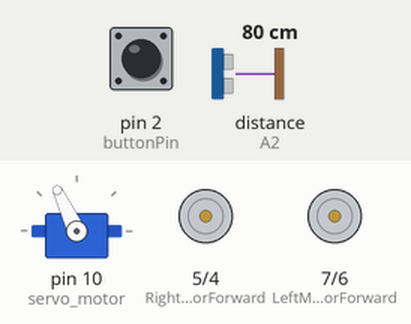
Simulated run of this sketch. Board: Arduino Uno, built with avr-gcc and run on an emulated ATmega328P. On the bench: servo, motor-driver pin pairs drawn as motors (green arrow = first pin HIGH = forward, orange = second pin HIGH = backward, longer = more drive). The test bench sets the inputs (shaded band); at power-on: pin 2 (buttonPin) HIGH, distance to the obstacle (sensor on A2) 80 cm. The echo pulse lasts 58.3 µs per cm.

Above: at 3.2 s.
3.3 s: pin 2 (buttonPin) pulled LOW for 0.15 s
At 4.5 s:
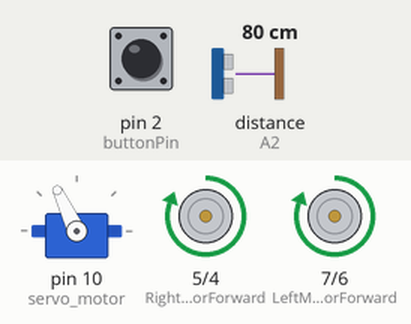
4.9 s: distance to the obstacle (sensor on A2) set to 40 cm
6.4 s: distance to the obstacle (sensor on A2) set to 33 cm
At 7.9 s:
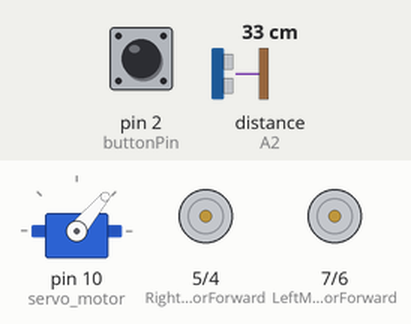
9.4 s: distance to the obstacle (sensor on A2) set to 60 cm
At 10.8 s:
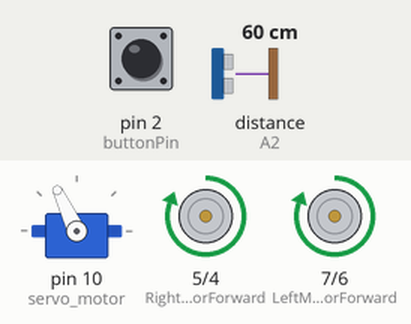
11.1 s: pin 2 (buttonPin) pulled LOW for 1 s
At 11.7 s:
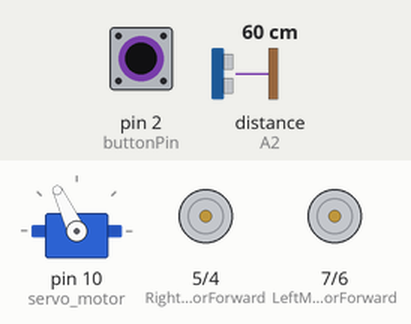
Timing chart, 0 to 14.1 s (numbered marks = the images above; inputs shaded):
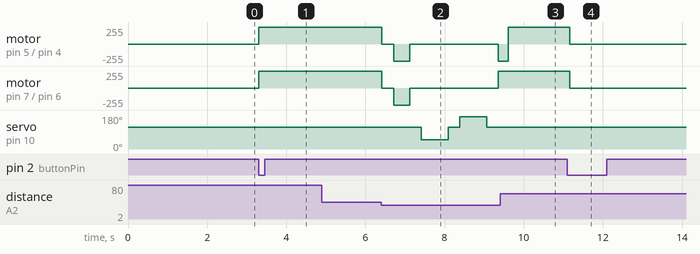

The sketch:

ObstacleAvoidingCar.ino
```cpp
#include <Servo.h>
#include <NewPing.h>

const int LeftMotorForward = 7;
const int LeftMotorBackward = 6;
const int RightMotorForward = 5;
const int RightMotorBackward = 4;


#define trig_pin A1
#define echo_pin A2

#define maximum_distance 200
boolean goesForward = false;
int distance = 100;

NewPing sonar(trig_pin, echo_pin, maximum_distance);
Servo servo_motor;


const int buttonPin = 2;
boolean robotEnabled = false;
boolean lastButtonState = HIGH;
unsigned long lastDebounceTime = 0;
unsigned long debounceDelay = 50;

void setup() {
  pinMode(RightMotorForward, OUTPUT);
  pinMode(LeftMotorForward, OUTPUT);
  pinMode(LeftMotorBackward, OUTPUT);
  pinMode(RightMotorBackward, OUTPUT);

  servo_motor.attach(10);
  servo_motor.write(115);
  delay(2000);

  pinMode(buttonPin, INPUT_PULLUP);

}

void loop() {
  int reading = digitalRead(buttonPin);

  if (reading != lastButtonState) {
    if ((millis() - lastDebounceTime) > debounceDelay) {
      if (reading == LOW) {
        robotEnabled = !robotEnabled;
        if (robotEnabled) {
          moveForward();
        } else {
          moveStop();
        }
      }
      lastDebounceTime = millis();
    }
  }
  lastButtonState = reading;

if (robotEnabled) {
    distance = readPing();

    if (distance <= 35) {
      moveStop();
      delay(300);
      moveBackward();
      delay(400);
      moveStop();
      delay(300);
      int distanceRight = lookRight();
      delay(300);
      int distanceLeft = lookLeft();
      delay(300);

      if (distanceRight >= distanceLeft) {
        turnRight();
      } else {
        turnLeft();
      }
    } else {
      moveForward();
    }
  } else {
    moveStop();
  }
}

int lookRight(){
  servo_motor.write(50);
  delay(500);
  int distance = readPing();
  delay(100);
  servo_motor.write(115);
  return distance;
}

int lookLeft(){
  servo_motor.write(170);
  delay(500);
  int distance = readPing();
  delay(100);
  servo_motor.write(115);
  return distance;
}

int readPing(){
  delay(70);
  int cm = sonar.ping_cm();
  if (cm == 0){
    cm = 250;
  }
  return cm;
}

void moveStop(){
  digitalWrite(RightMotorForward, LOW);
  digitalWrite(LeftMotorForward, LOW);
  digitalWrite(RightMotorBackward, LOW);
  digitalWrite(LeftMotorBackward, LOW);
}

void moveForward(){
  if(robotEnabled){
    digitalWrite(LeftMotorForward, HIGH);
    digitalWrite(RightMotorForward, HIGH);

    digitalWrite(LeftMotorBackward, LOW);
    digitalWrite(RightMotorBackward, LOW);
  }
}

void moveBackward(){
  goesForward = false;

  digitalWrite(LeftMotorBackward, HIGH);
  digitalWrite(RightMotorBackward, HIGH);

  digitalWrite(LeftMotorForward, LOW);
  digitalWrite(RightMotorForward, LOW);
}

void turnRight(){
  digitalWrite(LeftMotorForward, HIGH);
  digitalWrite(RightMotorBackward, HIGH);

  digitalWrite(LeftMotorBackward, LOW);
  digitalWrite(RightMotorForward, LOW);

  delay(250);

  moveForward();
}

void turnLeft(){
  digitalWrite(LeftMotorBackward, HIGH);
  digitalWrite(RightMotorForward, HIGH);

  digitalWrite(LeftMotorForward, LOW);
  digitalWrite(RightMotorBackward, LOW);

  delay(250);

  moveForward();
}
```

Measured:
- the behaviour switches between 36 and 35 cm on distance to the obstacle (sensor on A2) (found by bisection; images 1 and 2)
- after the input at 3.3 s, motor on pin 5 (RightMotorForward) / pin 4 (RightMotorBackward), motor on pin 7 (LeftMotorForward) / pin 6 (LeftMotorBackward): stopped → forward 255/255 at once
- after the input at 4.9 s, every drawn part: stays the same
- after the input at 9.4 s, motor on pin 5 (RightMotorForward) / pin 4 (RightMotorBackward): goes on until 9.6 s, then stays forward 255/255; motor on pin 7 (LeftMotorForward) / pin 6 (LeftMotorBackward): stays forward 255/255 (without the input it goes to stopped after 0.28 s)
- after the input at 11.1 s, motor on pin 5 (RightMotorForward) / pin 4 (RightMotorBackward), motor on pin 7 (LeftMotorForward) / pin 6 (LeftMotorBackward): forward 255/255 → stopped after 0.07 s
